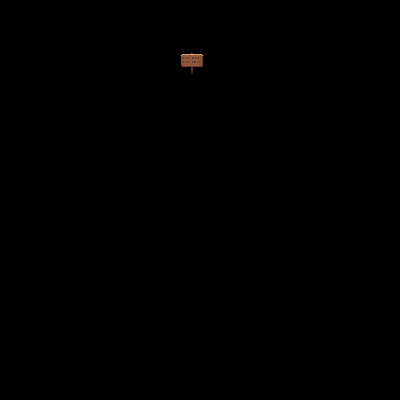

This game map was drawn from its Tiled (.tmx) file and the tilesets committed beside it. A one-line description and the full map source follow:
An orthogonal 25x25 tile map with 16x16 px tiles, 2 tile layers (floor, decoration), 2 tilesets and 2 objects (exit_house, spawn_house).

<map version="1.10" tiledversion="1.10.0" orientation="orthogonal" renderorder="right-down" width="25" height="25" tilewidth="16" tileheight="16" infinite="0" nextlayerid="5" nextobjectid="4">
 <tileset firstgid="1" source="automne.tsx" />
 <tileset firstgid="541" source="classique.tsx" />
 <layer id="2" name="floor" width="25" height="25">
  <data encoding="csv">
0,0,0,0,0,0,0,0,0,0,0,0,0,0,0,0,0,0,0,0,0,0,0,0,0,
0,0,0,0,0,0,0,0,0,0,0,0,0,0,0,0,0,0,0,0,0,0,0,0,0,
0,0,0,0,0,0,0,0,0,0,0,0,0,0,0,0,0,0,0,0,0,0,0,0,0,
0,0,0,0,0,0,0,0,0,0,0,0,0,0,0,0,0,0,0,0,0,0,0,0,0,
0,0,0,0,0,0,0,0,0,0,0,0,0,0,0,0,0,0,0,0,0,0,0,0,0,
0,0,0,0,0,0,0,0,0,0,0,0,0,0,0,0,0,0,0,0,0,0,0,0,0,
0,0,0,0,0,0,0,0,0,0,0,0,0,0,0,0,0,0,0,0,0,0,0,0,0,
0,0,0,0,0,0,0,0,0,0,0,0,0,0,0,0,0,0,0,0,0,0,0,0,0,
0,0,0,0,0,0,0,0,0,0,0,0,0,0,0,0,0,0,0,0,0,0,0,0,0,
0,0,0,0,0,0,0,0,0,0,0,0,0,0,0,0,0,0,0,0,0,0,0,0,0,
0,0,0,0,0,0,0,0,0,0,0,0,0,0,0,0,0,0,0,0,0,0,0,0,0,
0,0,0,0,0,0,0,0,0,0,0,0,0,0,0,0,0,0,0,0,0,0,0,0,0,
0,0,0,0,0,0,0,0,0,0,0,0,0,0,0,0,0,0,0,0,0,0,0,0,0,
0,0,0,0,0,0,0,0,0,0,0,0,0,0,0,0,0,0,0,0,0,0,0,0,0,
0,0,0,0,0,0,0,0,0,0,0,0,0,0,0,0,0,0,0,0,0,0,0,0,0,
0,0,0,0,0,0,0,0,0,0,0,0,0,0,0,0,0,0,0,0,0,0,0,0,0,
0,0,0,0,0,0,0,0,0,0,0,0,0,0,0,0,0,0,0,0,0,0,0,0,0,
0,0,0,0,0,0,0,0,0,0,0,0,0,0,0,0,0,0,0,0,0,0,0,0,0,
0,0,0,0,0,0,0,0,0,0,0,0,0,0,0,0,0,0,0,0,0,0,0,0,0,
0,0,0,0,0,0,0,0,0,0,0,0,0,0,0,0,0,0,0,0,0,0,0,0,0,
0,0,0,0,0,0,0,0,0,0,0,0,0,0,0,0,0,0,0,0,0,0,0,0,0,
0,0,0,0,0,0,0,0,0,0,0,0,0,0,0,0,0,0,0,0,0,0,0,0,0,
0,0,0,0,0,0,0,0,0,0,0,0,0,0,0,0,0,0,0,0,0,0,0,0,0,
0,0,0,0,0,0,0,0,0,0,0,0,0,0,0,0,0,0,0,0,0,0,0,0,0,
0,0,0,0,0,0,0,0,0,0,0,0,0,0,0,0,0,0,0,0,0,0,0,0,0
</data>
 </layer>
 <layer id="3" name="decoration" width="25" height="25">
  <data encoding="csv">
0,0,0,0,0,0,0,0,0,0,0,0,0,0,0,0,0,0,0,0,0,0,0,0,0,
0,0,0,0,0,0,0,0,0,0,0,0,0,0,0,0,0,0,0,0,0,0,0,0,0,
0,0,0,0,0,0,0,0,0,0,0,0,0,0,0,0,0,0,0,0,0,0,0,0,0,
0,0,0,0,0,0,0,0,0,0,0,545,546,0,0,0,0,0,0,0,0,0,0,0,0,
0,0,0,0,0,0,0,0,0,0,0,585,586,0,0,0,0,0,0,0,0,0,0,0,0,
0,0,0,0,0,0,0,0,0,0,0,0,0,0,0,0,0,0,0,0,0,0,0,0,0,
0,0,0,0,0,0,0,0,0,0,0,0,0,0,0,0,0,0,0,0,0,0,0,0,0,
0,0,0,0,0,0,0,0,0,0,0,0,0,0,0,0,0,0,0,0,0,0,0,0,0,
0,0,0,0,0,0,0,0,0,0,0,0,0,0,0,0,0,0,0,0,0,0,0,0,0,
0,0,0,0,0,0,0,0,0,0,0,0,0,0,0,0,0,0,0,0,0,0,0,0,0,
0,0,0,0,0,0,0,0,0,0,0,0,0,0,0,0,0,0,0,0,0,0,0,0,0,
0,0,0,0,0,0,0,0,0,0,0,0,0,0,0,0,0,0,0,0,0,0,0,0,0,
0,0,0,0,0,0,0,0,0,0,0,0,0,0,0,0,0,0,0,0,0,0,0,0,0,
0,0,0,0,0,0,0,0,0,0,0,0,0,0,0,0,0,0,0,0,0,0,0,0,0,
0,0,0,0,0,0,0,0,0,0,0,0,0,0,0,0,0,0,0,0,0,0,0,0,0,
0,0,0,0,0,0,0,0,0,0,0,0,0,0,0,0,0,0,0,0,0,0,0,0,0,
0,0,0,0,0,0,0,0,0,0,0,0,0,0,0,0,0,0,0,0,0,0,0,0,0,
0,0,0,0,0,0,0,0,0,0,0,0,0,0,0,0,0,0,0,0,0,0,0,0,0,
0,0,0,0,0,0,0,0,0,0,0,0,0,0,0,0,0,0,0,0,0,0,0,0,0,
0,0,0,0,0,0,0,0,0,0,0,0,0,0,0,0,0,0,0,0,0,0,0,0,0,
0,0,0,0,0,0,0,0,0,0,0,0,0,0,0,0,0,0,0,0,0,0,0,0,0,
0,0,0,0,0,0,0,0,0,0,0,0,0,0,0,0,0,0,0,0,0,0,0,0,0,
0,0,0,0,0,0,0,0,0,0,0,0,0,0,0,0,0,0,0,0,0,0,0,0,0,
0,0,0,0,0,0,0,0,0,0,0,0,0,0,0,0,0,0,0,0,0,0,0,0,0,
0,0,0,0,0,0,0,0,0,0,0,0,0,0,0,0,0,0,0,0,0,0,0,0,0
</data>
 </layer>
 <objectgroup id="4" name="object">
  <object id="1" name="exit_house" x="175.636" y="48" width="32.1818" height="48" />
  <object id="2" name="spawn_house" x="175.272" y="99.4548">
   <point />
  </object>
 </objectgroup>
</map>
